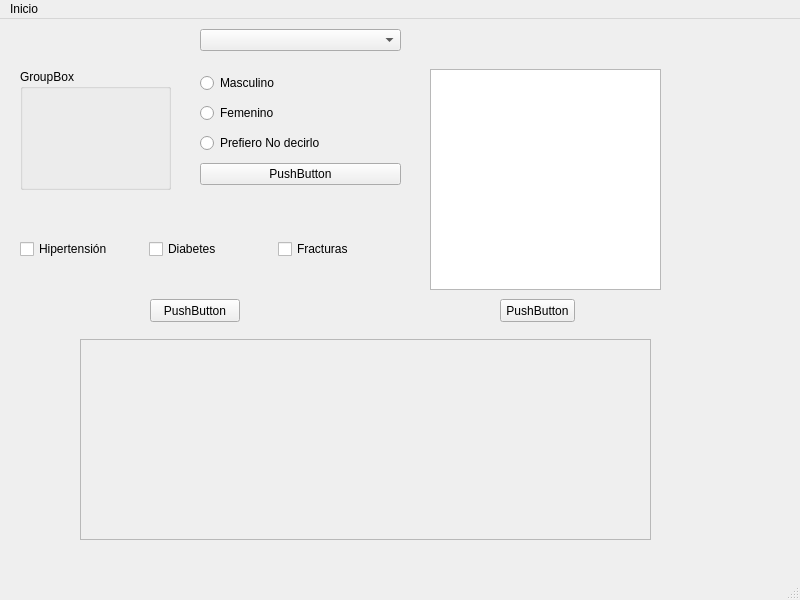
<?xml version="1.0" encoding="UTF-8"?>
<ui version="4.0">
 <class>MainWindow</class>
 <widget class="QMainWindow" name="MainWindow">
  <property name="geometry">
   <rect>
    <x>0</x>
    <y>0</y>
    <width>800</width>
    <height>600</height>
   </rect>
  </property>
  <property name="windowTitle">
   <string>MainWindow</string>
  </property>
  <widget class="QWidget" name="centralwidget">
   <widget class="QFrame" name="logo_cb">
    <property name="geometry">
     <rect>
      <x>80</x>
      <y>320</y>
      <width>571</width>
      <height>201</height>
     </rect>
    </property>
    <property name="frameShape">
     <enum>QFrame::StyledPanel</enum>
    </property>
    <property name="frameShadow">
     <enum>QFrame::Raised</enum>
    </property>
   </widget>
   <widget class="QComboBox" name="comboBox">
    <property name="geometry">
     <rect>
      <x>200</x>
      <y>10</y>
      <width>201</width>
      <height>22</height>
     </rect>
    </property>
   </widget>
   <widget class="QWidget" name="verticalLayoutWidget">
    <property name="geometry">
     <rect>
      <x>200</x>
      <y>50</y>
      <width>201</width>
      <height>121</height>
     </rect>
    </property>
    <layout class="QVBoxLayout" name="verticalLayout">
     <item>
      <widget class="QRadioButton" name="radioButton_2">
       <property name="text">
        <string>Masculino</string>
       </property>
      </widget>
     </item>
     <item>
      <widget class="QRadioButton" name="radioButton_3">
       <property name="text">
        <string>Femenino</string>
       </property>
      </widget>
     </item>
     <item>
      <widget class="QRadioButton" name="radioButton">
       <property name="text">
        <string>Prefiero No decirlo</string>
       </property>
      </widget>
     </item>
     <item>
      <widget class="QPushButton" name="pushButton">
       <property name="text">
        <string>PushButton</string>
       </property>
      </widget>
     </item>
    </layout>
   </widget>
   <widget class="QWidget" name="horizontalLayoutWidget">
    <property name="geometry">
     <rect>
      <x>20</x>
      <y>190</y>
      <width>381</width>
      <height>80</height>
     </rect>
    </property>
    <layout class="QHBoxLayout" name="horizontalLayout">
     <item>
      <widget class="QCheckBox" name="checkBox_3">
       <property name="text">
        <string>Hipertensión</string>
       </property>
      </widget>
     </item>
     <item>
      <widget class="QCheckBox" name="checkBox_2">
       <property name="text">
        <string>Diabetes</string>
       </property>
      </widget>
     </item>
     <item>
      <widget class="QCheckBox" name="checkBox">
       <property name="text">
        <string>Fracturas</string>
       </property>
      </widget>
     </item>
    </layout>
   </widget>
   <widget class="QGroupBox" name="groupBox">
    <property name="geometry">
     <rect>
      <x>20</x>
      <y>50</y>
      <width>151</width>
      <height>121</height>
     </rect>
    </property>
    <property name="title">
     <string>GroupBox</string>
    </property>
   </widget>
   <widget class="QTableWidget" name="tableWidget">
    <property name="geometry">
     <rect>
      <x>430</x>
      <y>50</y>
      <width>231</width>
      <height>221</height>
     </rect>
    </property>
   </widget>
   <widget class="QPushButton" name="pushButton_2">
    <property name="geometry">
     <rect>
      <x>150</x>
      <y>280</y>
      <width>90</width>
      <height>23</height>
     </rect>
    </property>
    <property name="text">
     <string>PushButton</string>
    </property>
   </widget>
   <widget class="QPushButton" name="pushButton_3">
    <property name="geometry">
     <rect>
      <x>500</x>
      <y>280</y>
      <width>75</width>
      <height>23</height>
     </rect>
    </property>
    <property name="text">
     <string>PushButton</string>
    </property>
   </widget>
  </widget>
  <widget class="QMenuBar" name="menubar">
   <property name="geometry">
    <rect>
     <x>0</x>
     <y>0</y>
     <width>800</width>
     <height>21</height>
    </rect>
   </property>
   <widget class="QMenu" name="menuInicio">
    <property name="title">
     <string>Inicio</string>
    </property>
   </widget>
   <addaction name="menuInicio"/>
  </widget>
  <widget class="QStatusBar" name="statusbar"/>
 </widget>
 <resources/>
 <connections/>
</ui>
